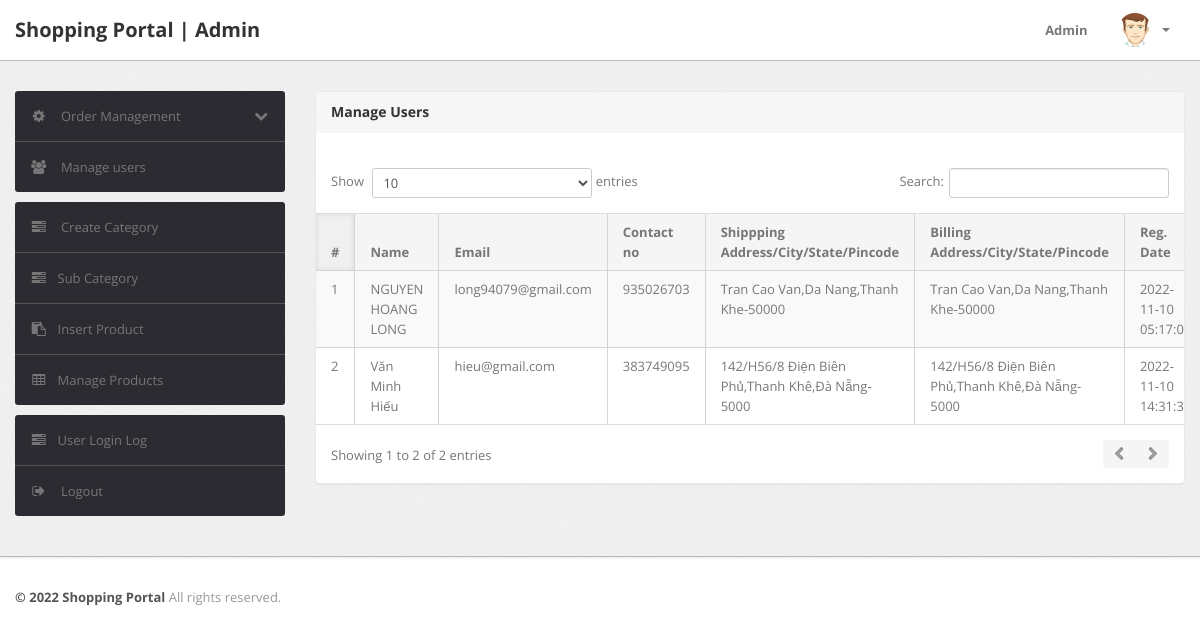
The page /admin/manage-users.php (signed in) on the database its author committed.
### tables this page shows
CREATE TABLE `users` (
  `id` int(11) NOT NULL,
  `name` varchar(255) DEFAULT NULL,
  `email` varchar(255) DEFAULT NULL,
  `contactno` bigint(11) DEFAULT NULL,
  `password` varchar(255) DEFAULT NULL,
  `shippingAddress` longtext DEFAULT NULL,
  `shippingState` varchar(255) DEFAULT NULL,
  `shippingCity` varchar(255) DEFAULT NULL,
  `shippingPincode` int(11) DEFAULT NULL,
  `billingAddress` longtext DEFAULT NULL,
  `billingState` varchar(255) DEFAULT NULL,
  `billingCity` varchar(255) DEFAULT NULL,
  `billingPincode` int(11) DEFAULT NULL,
  `regDate` timestamp NOT NULL DEFAULT current_timestamp(),
  `updationDate` varchar(255) DEFAULT NULL
);

### admin/manage-users.php (the view, shortened to what this page needs)
<?php
include('include/config.php');
if(strlen($_SESSION['alogin'])==0)
	{
header('location:index.php');
}
else{
?>
<!DOCTYPE html>
<html lang="en">
<head>
	<link type="text/css" href="bootstrap/css/bootstrap.min.css" rel="stylesheet">
	<link type="text/css" href="bootstrap/css/bootstrap-responsive.min.css" rel="stylesheet">
	<link type="text/css" href="css/theme.css" rel="stylesheet">
	<link type="text/css" href="images/icons/css/font-awesome.css" rel="stylesheet">
</head>
<body>
<?php include('include/header.php');?>
	<div class="wrapper">
		<div class="container">
			<div class="row">
<?php include('include/sidebar.php');?>
			<div class="span9">
					<div class="content">
	<div class="module">
							<div class="module-head">
								<h3>Manage Users</h3>
							</div>
							<div class="module-body table">
									<br />
								<table cellpadding="0" cellspacing="0" border="0" class="datatable-1 table table-bordered table-striped	 display" width="100%">
									<thead>
										<tr>
											<th>#</th>
											<th> Name</th>
											<th>Email </th>
											<th>Contact no</th>
											<th>Shippping Address/City/State/Pincode </th>
											<th>Billing Address/City/State/Pincode </th>
											<th>Reg. Date </th>
										</tr>
									</thead>
									<tbody>
<?php $query=mysqli_query($con,"select * from users");
$cnt=1;
while($row=mysqli_fetch_array($query))
{
?>
										<tr>
											<td><?php echo htmlentities($cnt);?></td>
											<td><?php echo htmlentities($row['name']);?></td>
											<td><?php echo htmlentities($row['email']);?></td>
											<td> <?php echo htmlentities($row['contactno']);?></td>
											<td><?php echo htmlentities($row['shippingAddress'].",".$row['shippingCity'].",".$row['shippingState']."-".$row['shippingPincode']);?></td>
											<td><?php echo htmlentities($row['billingAddress'].",".$row['billingCity'].",".$row['billingState']."-".$row['billingPincode']);?></td>
											<td><?php echo htmlentities($row['regDate']);?></td>
										<?php $cnt=$cnt+1; } ?>
								</table>
							</div>
						</div>
					</div>
				</div>
			</div>
		</div>
	</div>
<?php include('include/footer.php');?>
</body>
<?php } ?>

### admin/css/theme.css (style rules this page uses)
body { font-size: 13px; font-family: 'Open Sans', Arial, sans-serif; background: #fff; color: #777 }
h1, h2, h3, h4, h5, h6 { color: #333; margin-top: 0 }
h3 { font-size: 20px }
.wrapper { background: url(../images/bg.png) #eee; border-bottom: 1px solid #bbb; -webkit-box-shadow: 0 1px 2px rgba(0,0,0,0.1); -moz-box-shadow: 0 1px 2px rgba(0,0,0,0.1); box-shadow: 0 1px 2px rgba(0,0,0,0.1); padding: 30px 0 }
.module { background: #fff; -webkit-border-radius: 3px; -moz-border-radius: 3px; border-radius: 3px; border: 1px solid #ccc; border-bottom-color: #bbb; -webkit-box-shadow: 0 0 1px rgba(0,0,0,0.2); -moz-box-shadow: 0 0 1px rgba(0,0,0,0.2); box-shadow: 0 0 1px rgba(0,0,0,0.2); margin-bottom: 30px }
.table { margin-bottom: 0 }
.table th, .table td { border-color: #d5d5d5!important }
.table-bordered thead:first-child tr:first-child>th:first-child, .table-bordered tbody:first-child tr:first-child>td:first-child { -webkit-border-top-left-radius: 2px; -moz-border-radius-topleft: 2px; border-top-left-radius: 2px }
.table-bordered thead:first-child tr:first-child>th:last-child, .table-bordered tbody:first-child tr:first-child>td:last-child { -webkit-border-top-right-radius: 2px; -moz-border-radius-topright: 2px; border-top-right-radius: 2px }
.table-bordered thead:last-child tr:last-child>th:first-child, .table-bordered tbody:last-child tr:last-child>td:first-child, .table-bordered tfoot:last-child tr:last-child>td:first-child { -webkit-border-bottom-left-radius: 2px; -moz-border-radius-bottomleft: 2px; border-bottom-left-radius: 2px }
.table-bordered thead:last-child tr:last-child>th:last-child, .table-bordered tbody:last-child tr:last-child>td:last-child, .table-bordered tfoot:last-child tr:last-child>td:last-child { -webkit-border-bottom-right-radius: 2px; -moz-border-radius-bottomright: 2px; border-bottom-right-radius: 2px }
.module { box-shadow: 0 0 3px rgba(0,0,0,.1); border-color: #e9e9e9; margin-bottom: 20px; background-color: #fff; border-radius: 4px; -webkit-box-shadow: 0 1px 1px rgba(0,0,0,.05); box-shadow: 0 1px 1px rgba(0,0,0,.05); }
.module-head { color: #767676; background-color: #f6f6f6; border-color: #e9e9e9; padding: 10px 15px; border-bottom: 1px solid transparent; border-top-right-radius: 3px; border-top-left-radius: 3px; }
.module-head h3 { font-size: 14px; line-height: 20px; height: 20px; margin: 0 }
.module-body { padding: 15px }
.module-body.table { padding: 15px 0 }
.module-body.table .table th, .module-body.table .table td { padding-left: 15px; padding-right: 15px }
.dataTables_wrapper table th { background: #f5f5f5; cursor: pointer }
.dataTables_wrapper table th.sorting_asc, .dataTables_wrapper table th.sorting_desc { background: #f0f0f0; -webkit-box-shadow: 0 0 5px rgba(0,0,0,0.1) inset; -moz-box-shadow: 0 0 5px rgba(0,0,0,0.1) inset; box-shadow: 0 0 5px rgba(0,0,0,0.1) inset }
.dataTables_wrapper .table-bordered { -webkit-border-radius: 0; -moz-border-radius: 0; border-radius: 0; border-left: 0; border-right: 0 }
.dataTables_wrapper .table-bordered thead tr>th:first-child, .dataTables_wrapper .table-bordered tbody tr>td:first-child, .dataTables_wrapper .table-bordered tfoot tr>td:first-child, .dataTables_wrapper .table-bordered tfoot tr>th:first-child { border-left: 0 }
.dataTables_wrapper .table-bordered thead:first-child tr:first-child>th:first-child, .dataTables_wrapper .table-bordered tbody:first-child tr:first-child>td:first-child { -webkit-border-top-left-radius: 0; -moz-border-radius-topleft: 0; border-top-left-radius: 0 }
.dataTables_wrapper .table-bordered thead:first-child tr:first-child>th:last-child, .dataTables_wrapper .table-bordered tbody:first-child tr:first-child>td:last-child { -webkit-border-top-right-radius: 0; -moz-border-radius-topright: 0; border-top-right-radius: 0 }
.dataTables_wrapper .table-bordered thead:last-child tr:last-child>th:first-child, .dataTables_wrapper .table-bordered tbody:last-child tr:last-child>td:first-child, .dataTables_wrapper .table-bordered tfoot:last-child tr:last-child>td:first-child { -webkit-border-bottom-left-radius: 0; -moz-border-radius-bottomleft: 0; border-bottom-left-radius: 0 }
.dataTables_wrapper .table-bordered thead:last-child tr:last-child>th:last-child, .dataTables_wrapper .table-bordered tbody:last-child tr:last-child>td:last-child, .dataTables_wrapper .table-bordered tfoot:last-child tr:last-child>td:last-child { -webkit-border-bottom-right-radius: 0; -moz-border-radius-bottomright: 0; border-bottom-right-radius: 0 }

### rows shown on the page
users: name "NGUYEN HOANG LONG", email "long94079@gmail.com", contactno "935026703", shippingAddress+shippingCity+shippingState "Tran Cao Van,Da Nang,Thanh Khe-50000", billingAddress+billingCity+billingState "Tran Cao Van,Da Nang,Thanh Khe-50000", regDate "2022-11-10…"
users: name "Văn Minh Hiếu", email "hieu@gmail.com", contactno "383749095", shippingAddress+shippingCity+shippingState "142/H56/8 Điện Biên Phủ,Thanh Khê,Đà Nẵng-5000", billingAddress+billingCity+billingState "142/H56/8 Điện Biên Phủ,Thanh Khê,Đà Nẵng-5000", regDate "2022-11-10…"
